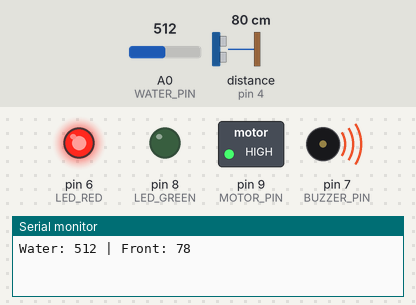
This sketch was run on a simulated Arduino Uno, built with avr-gcc and run on an emulated ATmega328P. Parts: switched loads named in the sketch (green lamp = pin HIGH), output pins drawn as LEDs (lit = HIGH), buzzer (waves = sounding, pin HIGH), the last lines printed to the serial monitor. Wiring (inferred from the names in the program): ultrasonic range finder: trigger pin 5; echo pin 4. Inputs (shaded band) come from the test bench; at power-on: A0 (WATER_PIN) = 512, distance to the obstacle (sensor on pin 4) 80 cm. The echo pulse lasts 58.3 µs per cm; pins used as bus, display or sensor lines are not drawn.

Above: at 0.15 s.
At 2.43 s:
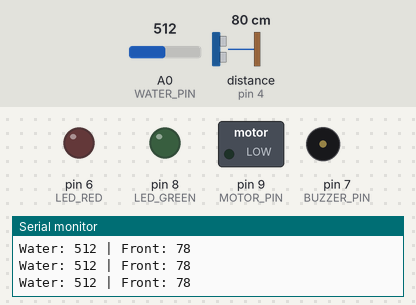
Timing chart, 0 to 3.0 s (numbered marks = the images above):
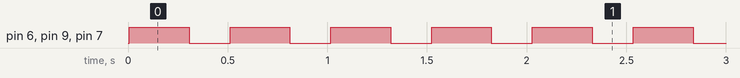

The sketch:

mikrouas.ino
```cpp
#define WATER_PIN   A0

#define TRIG_FRONT  5
#define ECHO_FRONT  4

#define LED_RED     6
#define LED_GREEN   8
#define BUZZER_PIN  7
#define MOTOR_PIN   9

long duration;
int distanceFront;
int waterValue;

int readUltrasonic(int trigPin, int echoPin) {
  digitalWrite(trigPin, LOW);
  delayMicroseconds(2);
  digitalWrite(trigPin, HIGH);
  delayMicroseconds(10);
  digitalWrite(trigPin, LOW);

  duration = pulseIn(echoPin, HIGH, 30000);
  if (duration == 0) return 999;

  return duration * 0.034 / 2;
}

void setSafeMode() {
  digitalWrite(LED_GREEN, HIGH);
  digitalWrite(LED_RED, LOW);
  digitalWrite(BUZZER_PIN, LOW);
  digitalWrite(MOTOR_PIN, LOW);
}

void setDangerMode(bool blink, int onTime, int offTime) {
  digitalWrite(LED_GREEN, LOW);

  digitalWrite(LED_RED, HIGH);
  digitalWrite(BUZZER_PIN, HIGH);
  digitalWrite(MOTOR_PIN, HIGH);

  if (blink) {
    delay(onTime);
    digitalWrite(LED_RED, LOW);
    digitalWrite(BUZZER_PIN, LOW);
    digitalWrite(MOTOR_PIN, LOW);
    delay(offTime);
  }
}

void setup() {
  Serial.begin(9600);

  pinMode(TRIG_FRONT, OUTPUT);
  pinMode(ECHO_FRONT, INPUT);

  pinMode(LED_RED, OUTPUT);
  pinMode(LED_GREEN, OUTPUT);
  pinMode(BUZZER_PIN, OUTPUT);
  pinMode(MOTOR_PIN, OUTPUT);

  setSafeMode(); // kondisi awal aman
}

void loop() {
  waterValue    = analogRead(WATER_PIN);
  distanceFront = readUltrasonic(TRIG_FRONT, ECHO_FRONT);

  Serial.print("Water: ");
  Serial.print(waterValue);
  Serial.print(" | Front: ");
  Serial.println(distanceFront);

  // ===== 1. AIR (PRIORITAS TERTINGGI) =====
  if (waterValue > 400) {
    setDangerMode(true, 300, 200);
    return;
  }

  // ===== 2. OBJEK DEPAN =====
  if (distanceFront < 20) {
    setDangerMode(false, 0, 0); // nyala terus
    return;
  }
  else if (distanceFront < 50) {
    setDangerMode(true, 150, 150);
    return;
  }
  else if (distanceFront < 100) {
    setDangerMode(true, 300, 300);
    return;
  }

  // ===== 3. AMAN =====
  setSafeMode();
  delay(100);
}
```

Measured:
- by itself, pin 6 (LED_RED), pin 9 (MOTOR_PIN), pin 7 (BUZZER_PIN): alternates HIGH for 0.30 s and LOW for 0.21 s
